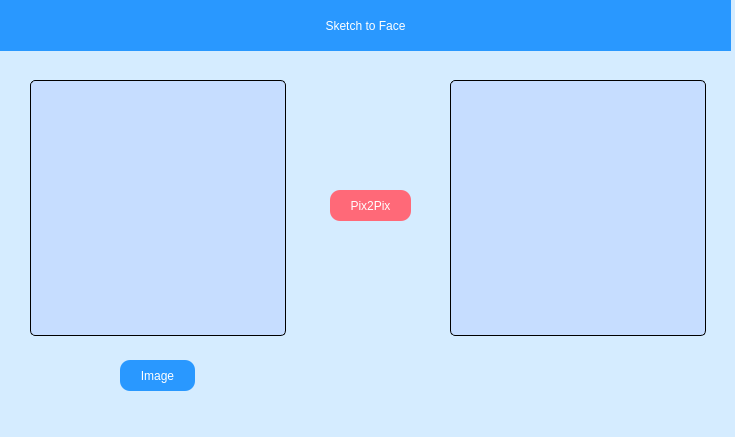
<?xml version="1.0" encoding="UTF-8"?>
<ui version="4.0">
 <class>MainWindow</class>
 <widget class="QMainWindow" name="MainWindow">
  <property name="geometry">
   <rect>
    <x>0</x>
    <y>0</y>
    <width>735</width>
    <height>437</height>
   </rect>
  </property>
  <property name="windowTitle">
   <string>Sketch2Face</string>
  </property>
  <property name="styleSheet">
   <string notr="true">background-color: rgb(213, 236, 255);</string>
  </property>
  <widget class="QWidget" name="centralwidget">
   <widget class="QLabel" name="img">
    <property name="geometry">
     <rect>
      <x>30</x>
      <y>80</y>
      <width>256</width>
      <height>256</height>
     </rect>
    </property>
    <property name="styleSheet">
     <string notr="true">font: 700 11pt &quot;Segoe UI&quot;;
 border: 1px solid black;
border-radius:5px;
background-color: rgb(198, 221, 255);</string>
    </property>
    <property name="text">
     <string/>
    </property>
   </widget>
   <widget class="QPushButton" name="btn_image">
    <property name="geometry">
     <rect>
      <x>120</x>
      <y>360</y>
      <width>75</width>
      <height>31</height>
     </rect>
    </property>
    <property name="styleSheet">
     <string notr="true">QPushButton{
font: 700 12pt &quot;Segoe UI&quot;;
border-radius:10%;
background-color:#63c132;
color: rgb(255, 255, 255);
background-color: rgb(41, 152, 255);
}
QPushButton:pressed{
	background-color: rgb(0, 114, 187);
}
</string>
    </property>
    <property name="text">
     <string>Image</string>
    </property>
   </widget>
   <widget class="QLabel" name="img1">
    <property name="geometry">
     <rect>
      <x>450</x>
      <y>80</y>
      <width>256</width>
      <height>256</height>
     </rect>
    </property>
    <property name="styleSheet">
     <string notr="true">font: 700 11pt &quot;Segoe UI&quot;;
 border: 1px solid black;
border-radius:5px;
background-color: rgb(198, 221, 255);</string>
    </property>
    <property name="text">
     <string/>
    </property>
   </widget>
   <widget class="QPushButton" name="btn_pix">
    <property name="geometry">
     <rect>
      <x>330</x>
      <y>190</y>
      <width>81</width>
      <height>31</height>
     </rect>
    </property>
    <property name="styleSheet">
     <string notr="true">QPushButton{
font: 700 12pt &quot;Segoe UI&quot;;
border-radius:10%;
background-color:#ff6978;
color: rgb(255, 255, 255);
}
QPushButton:pressed{
	background-color: rgb(227, 93, 107);
}
</string>
    </property>
    <property name="text">
     <string>Pix2Pix</string>
    </property>
   </widget>
   <widget class="QLabel" name="label">
    <property name="geometry">
     <rect>
      <x>0</x>
      <y>0</y>
      <width>731</width>
      <height>51</height>
     </rect>
    </property>
    <property name="styleSheet">
     <string notr="true">color: rgb(255, 255, 255);
background-color: rgb(41, 152, 255);
font: 700 italic 15pt &quot;Segoe UI&quot;;</string>
    </property>
    <property name="text">
     <string>Sketch to Face</string>
    </property>
    <property name="alignment">
     <set>Qt::AlignCenter</set>
    </property>
   </widget>
  </widget>
  <widget class="QMenuBar" name="menubar">
   <property name="geometry">
    <rect>
     <x>0</x>
     <y>0</y>
     <width>735</width>
     <height>22</height>
    </rect>
   </property>
  </widget>
  <widget class="QStatusBar" name="statusbar"/>
 </widget>
 <resources/>
 <connections/>
</ui>
